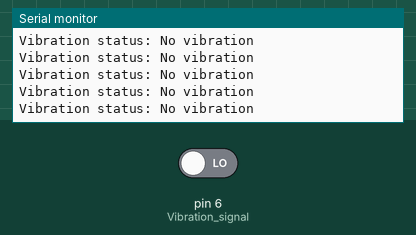
Simulated run of this sketch. Board: Arduino Uno, built with avr-gcc and run on an emulated ATmega328P. Shown: the last lines printed to the serial monitor. Inputs (shaded band) come from the test bench; at power-on: pin 6 (Vibration_signal) LOW.

Above: at 1.2 s.
1.3 s: pin 6 (Vibration_signal) driven HIGH
At 1.32 s:
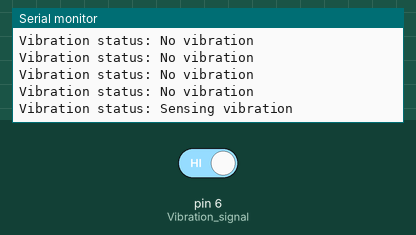
3.2 s: pin 6 (Vibration_signal) driven LOW
At 3.23 s:
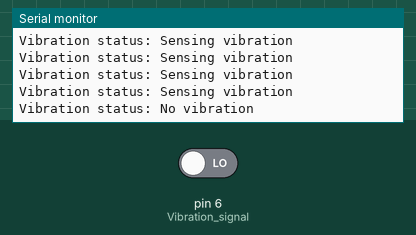

The sketch:

vibrationsensor_test.ino
```cpp
int Vibration_signal = 6; //Define the Digital Input on the Arduino for the sensor signal
int Sensor_State = 1;
void setup() {
  pinMode(Vibration_signal, INPUT); //Set pin as input
  Serial.begin(9600); // Start the serial communication
}

void loop() {
  Serial.print("Vibration status: ");
  Sensor_State = digitalRead(Vibration_signal);
  if (Sensor_State == 1) {
    Serial.println("Sensing vibration");
  }
  else {
    Serial.println("No vibration");
  }
  delay(50);
}
```

Measured:
- after the input at 1.3 s, the serial monitor: prints a new line at once (image 1)
